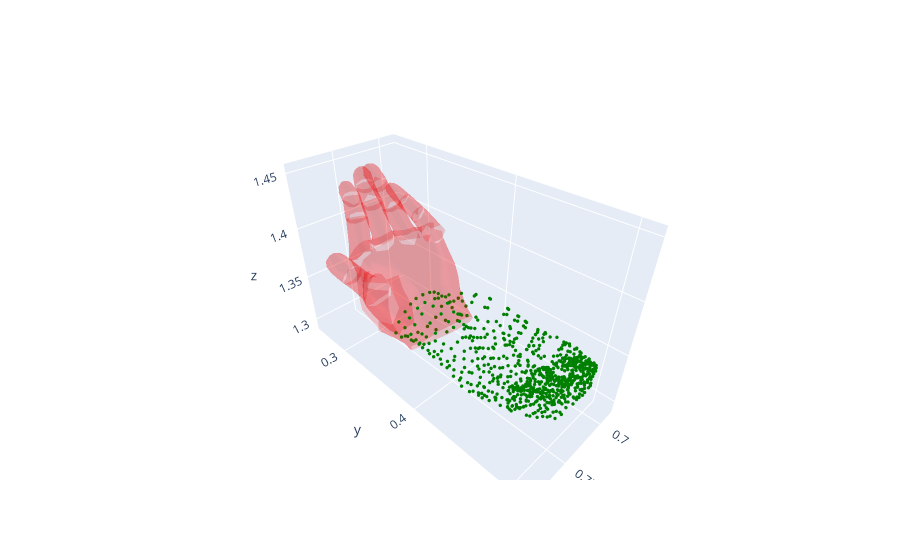

Notebook code cell kept with this figure:
### Markdown cell above
## Viz Mano + URDF

### Code cell
hand_ply = f"{frame_id}_{int(not is_left_hand)}.ply"

mano_mesh = trimesh.load_mesh(f"../data/{hand_ply}")


x, y, z = mano_mesh.vertices.T
# i, j, k = mano_mesh.faces.T

vis_data = source_model.get_plotly_data(q=sample_grasp_q, color='red', opacity=0.2)
vis_data += [
        go.Scatter3d(
            x=x, y=y, z=z,
            mode='markers',
            marker=dict(size=2, color='green')
        )
    ]


fig = go.Figure(data=vis_data)
fig.show()
# fig.write_html("../logs_viz/gtransfer_test.html")
